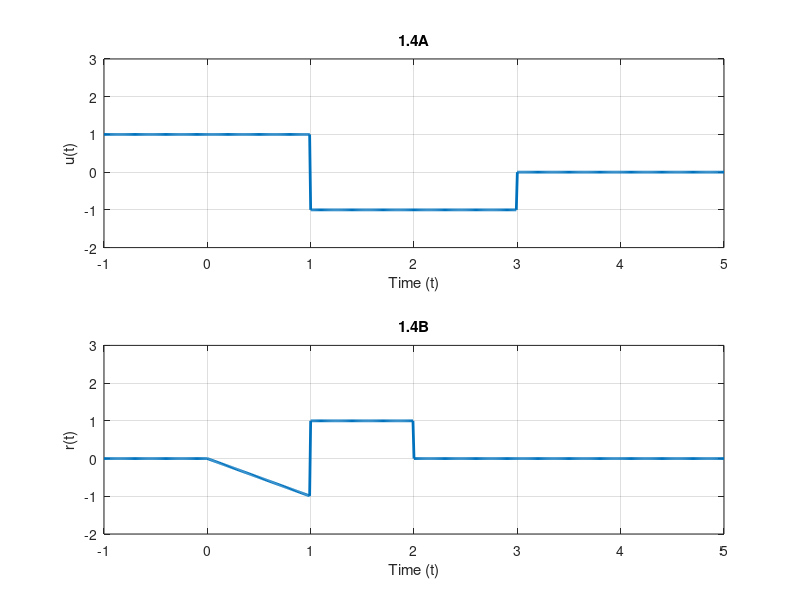

MATLAB code for this plot:
%Copyright (c) 2016, Austin Chase Minor
%All rights reserved.
%
%Redistribution and use in source and binary forms, with or without
%modification, are permitted provided that the following conditions are met:
%1. Redistributions of source code must retain the above copyright
%   notice, this list of conditions and the following disclaimer.
%2. Redistributions in binary form must reproduce the above copyright
%   notice, this list of conditions and the following disclaimer in the
%   documentation and/or other materials provided with the distribution.
%3. All advertising materials mentioning features or use of this software
%   must display the following acknowledgement:
%   This product includes software developed by Austin Minor.
%4. Neither the name of Austin Minor nor the
%   names of its contributors may be used to endorse or promote products
%   derived from this software without specific prior written permission.%
%
%THIS SOFTWARE IS PROVIDED BY Austin Minor ''AS IS'' AND ANY
%EXPRESS OR IMPLIED WARRANTIES, INCLUDING, BUT NOT LIMITED TO, THE IMPLIED
%WARRANTIES OF MERCHANTABILITY AND FITNESS FOR A PARTICULAR PURPOSE ARE
%DISCLAIMED. IN NO EVENT SHALL Austin Minor BE LIABLE FOR ANY
%DIRECT, INDIRECT, INCIDENTAL, SPECIAL, EXEMPLARY, OR CONSEQUENTIAL DAMAGES
%(INCLUDING, BUT NOT LIMITED TO, PROCUREMENT OF SUBSTITUTE GOODS OR SERVICES;
%LOSS OF USE, DATA, OR PROFITS; OR BUSINESS INTERRUPTION) HOWEVER CAUSED AND
%ON ANY THEORY OF LIABILITY, WHETHER IN CONTRACT, STRICT LIABILITY, OR TORT
%(INCLUDING NEGLIGENCE OR OTHERWISE) ARISING IN ANY WAY OUT OF THE USE OF THIS
%SOFTWARE, EVEN IF ADVISED OF THE POSSIBILITY OF SUCH DAMAGE.
%
%Author: Austin Minor
%Version: 1/20/16

x = -1:.01:5;
y = (x >= -1) + (-2).*(x >= 1) + (x >=3);
b = (x + 1).*(x >= 1) + (-1 * x).*(x >= 0) - (x >= 2);

figure
subplot(2,1,1)
plot(x, y, 'linewidth', 2)
xlabel('Time (t)')
ylabel('u(t)')
title('1.4A')
grid on
axis([-1 5 -2 3])

subplot(2,1,2)
plot(x, b, 'linewidth', 2)
xlabel('Time (t)')
ylabel('r(t)')
title('1.4B')
grid on
axis([-1 5 -2 3])